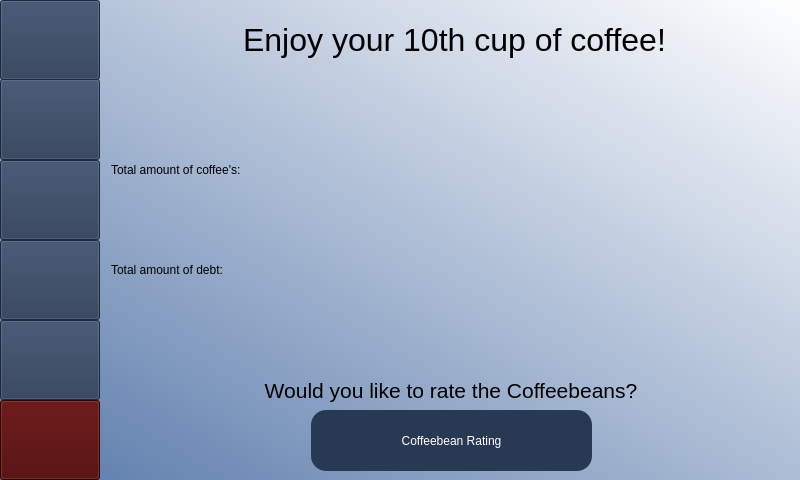
<?xml version="1.0" encoding="UTF-8"?>
<ui version="4.0">
 <class>MainWindow</class>
 <widget class="QMainWindow" name="MainWindow">
  <property name="geometry">
   <rect>
    <x>0</x>
    <y>0</y>
    <width>800</width>
    <height>480</height>
   </rect>
  </property>
  <property name="windowTitle">
   <string>MainWindow</string>
  </property>
  <property name="styleSheet">
   <string notr="true">QWidget#centralwidget{
background-color: qlineargradient(spread:reflect, x1:0, y1:1, x2:1, y2:0, stop:0 rgba(89, 122, 170, 255), stop:1 rgba(255, 255, 255, 255));}</string>
  </property>
  <widget class="QWidget" name="centralwidget">
   <layout class="QHBoxLayout" name="horizontalLayout" stretch="1,7">
    <property name="spacing">
     <number>1</number>
    </property>
    <property name="sizeConstraint">
     <enum>QLayout::SetDefaultConstraint</enum>
    </property>
    <property name="leftMargin">
     <number>0</number>
    </property>
    <property name="topMargin">
     <number>0</number>
    </property>
    <property name="rightMargin">
     <number>0</number>
    </property>
    <property name="bottomMargin">
     <number>0</number>
    </property>
    <item>
     <widget class="QWidget" name="sidebar" native="true">
      <property name="styleSheet">
       <string notr="true">QWidget#centralwidget{
background-color: qlineargradient(spread:reflect, x1:0, y1:1, x2:1, y2:0, stop:0 rgba(89, 122, 170, 255), stop:1 rgba(255, 255, 255, 255));}</string>
      </property>
      <widget class="QPushButton" name="btnProfileSidebar">
       <property name="geometry">
        <rect>
         <x>0</x>
         <y>0</y>
         <width>100</width>
         <height>80</height>
        </rect>
       </property>
       <property name="styleSheet">
        <string notr="true">background-color: rgb(40, 57, 83); 
color: white;
font: 16pt &quot;Lora&quot;;</string>
       </property>
       <property name="text">
        <string/>
       </property>
       <property name="icon">
        <iconset>
         <normaloff>images/settings.png</normaloff>images/settings.png</iconset>
       </property>
       <property name="iconSize">
        <size>
         <width>70</width>
         <height>70</height>
        </size>
       </property>
      </widget>
      <widget class="QPushButton" name="btnExitSidebar">
       <property name="geometry">
        <rect>
         <x>0</x>
         <y>400</y>
         <width>100</width>
         <height>80</height>
        </rect>
       </property>
       <property name="styleSheet">
        <string notr="true">background-color: rgb(74, 0, 0);
color: white;
font: 16pt &quot;Lora&quot;;</string>
       </property>
       <property name="text">
        <string/>
       </property>
       <property name="icon">
        <iconset>
         <normaloff>images/exit.png</normaloff>images/exit.png</iconset>
       </property>
       <property name="iconSize">
        <size>
         <width>60</width>
         <height>60</height>
        </size>
       </property>
      </widget>
      <widget class="QPushButton" name="btnStatsSidebar">
       <property name="geometry">
        <rect>
         <x>0</x>
         <y>79</y>
         <width>100</width>
         <height>81</height>
        </rect>
       </property>
       <property name="styleSheet">
        <string notr="true">background-color: rgb(40, 57, 83); 
color: white;
font: 16pt &quot;Lora&quot;;</string>
       </property>
       <property name="text">
        <string/>
       </property>
       <property name="icon">
        <iconset>
         <normaloff>images/analytics.png</normaloff>images/analytics.png</iconset>
       </property>
       <property name="iconSize">
        <size>
         <width>60</width>
         <height>60</height>
        </size>
       </property>
      </widget>
      <widget class="QPushButton" name="btnRatingSidebar">
       <property name="geometry">
        <rect>
         <x>0</x>
         <y>160</y>
         <width>100</width>
         <height>80</height>
        </rect>
       </property>
       <property name="styleSheet">
        <string notr="true">background-color: rgb(40, 57, 83); 
color: white;
font: 16pt &quot;Lora&quot;;</string>
       </property>
       <property name="text">
        <string/>
       </property>
       <property name="icon">
        <iconset>
         <normaloff>images/rating.png</normaloff>images/rating.png</iconset>
       </property>
       <property name="iconSize">
        <size>
         <width>60</width>
         <height>60</height>
        </size>
       </property>
      </widget>
      <widget class="QPushButton" name="btnResourcesSidebar">
       <property name="geometry">
        <rect>
         <x>0</x>
         <y>240</y>
         <width>100</width>
         <height>80</height>
        </rect>
       </property>
       <property name="styleSheet">
        <string notr="true">background-color: rgb(40, 57, 83); 
color: white;
font: 16pt &quot;Lora&quot;;</string>
       </property>
       <property name="text">
        <string/>
       </property>
       <property name="icon">
        <iconset>
         <normaloff>images/milk-box.png</normaloff>images/milk-box.png</iconset>
       </property>
       <property name="iconSize">
        <size>
         <width>60</width>
         <height>60</height>
        </size>
       </property>
      </widget>
      <widget class="QPushButton" name="btnRefillSidebar">
       <property name="geometry">
        <rect>
         <x>0</x>
         <y>320</y>
         <width>100</width>
         <height>80</height>
        </rect>
       </property>
       <property name="styleSheet">
        <string notr="true">background-color: rgb(40, 57, 83); 
color: white;
font: 16pt &quot;Lora&quot;;</string>
       </property>
       <property name="text">
        <string/>
       </property>
       <property name="icon">
        <iconset>
         <normaloff>images/coffee-filter.png</normaloff>images/coffee-filter.png</iconset>
       </property>
       <property name="iconSize">
        <size>
         <width>60</width>
         <height>60</height>
        </size>
       </property>
      </widget>
     </widget>
    </item>
    <item>
     <widget class="QWidget" name="billingPage" native="true">
      <property name="styleSheet">
       <string notr="true">QWidget#centralwidget{
background-color: qlineargradient(spread:reflect, x1:0, y1:1, x2:1, y2:0, stop:0 rgba(89, 122, 170, 255), stop:1 rgba(255, 255, 255, 255));}</string>
      </property>
      <widget class="QLabel" name="lblEnjoy">
       <property name="geometry">
        <rect>
         <x>18</x>
         <y>10</y>
         <width>671</width>
         <height>61</height>
        </rect>
       </property>
       <property name="styleSheet">
        <string notr="true">font: 36pt &quot;Oswald&quot;; color:rgb(0, 0, 0)</string>
       </property>
       <property name="text">
        <string>&lt;html&gt;&lt;head/&gt;&lt;body&gt;&lt;p align=&quot;center&quot;&gt;&lt;span style=&quot; font-size:24pt;&quot;&gt;Enjoy your 10th cup of coffee!&lt;/span&gt;&lt;/p&gt;&lt;/body&gt;&lt;/html&gt;</string>
       </property>
      </widget>
      <widget class="QLabel" name="lblAmountOfDebt">
       <property name="geometry">
        <rect>
         <x>10</x>
         <y>230</y>
         <width>350</width>
         <height>80</height>
        </rect>
       </property>
       <property name="text">
        <string>Total amount of debt:</string>
       </property>
       <property name="wordWrap">
        <bool>true</bool>
       </property>
      </widget>
      <widget class="QLabel" name="lblRateBeans">
       <property name="geometry">
        <rect>
         <x>150</x>
         <y>370</y>
         <width>400</width>
         <height>41</height>
        </rect>
       </property>
       <property name="styleSheet">
        <string notr="true">font: 36pt &quot;Oswald&quot;; color:rgb(0, 0, 0)</string>
       </property>
       <property name="text">
        <string>&lt;html&gt;&lt;head/&gt;&lt;body&gt;&lt;p align=&quot;center&quot;&gt;&lt;span style=&quot; font-size:16pt;&quot;&gt;Would you like to rate the Coffeebeans?&lt;/span&gt;&lt;/p&gt;&lt;/body&gt;&lt;/html&gt;</string>
       </property>
      </widget>
      <widget class="QLabel" name="iconCoffee">
       <property name="geometry">
        <rect>
         <x>254</x>
         <y>90</y>
         <width>191</width>
         <height>191</height>
        </rect>
       </property>
       <property name="font">
        <font>
         <family>Lora</family>
         <pointsize>10</pointsize>
         <weight>50</weight>
         <italic>false</italic>
         <bold>false</bold>
        </font>
       </property>
       <property name="styleSheet">
        <string notr="true">font: 10pt &quot;Lora&quot;;</string>
       </property>
       <property name="text">
        <string/>
       </property>
       <property name="pixmap">
        <pixmap>images/coffee-cup.png</pixmap>
       </property>
       <property name="scaledContents">
        <bool>true</bool>
       </property>
      </widget>
      <widget class="QPushButton" name="btnRating">
       <property name="geometry">
        <rect>
         <x>210</x>
         <y>410</y>
         <width>281</width>
         <height>61</height>
        </rect>
       </property>
       <property name="styleSheet">
        <string notr="true">border-radius:15px;
background-color: rgb(40, 57, 83); 
color: white;
font: 16pt &quot;Lora&quot;;</string>
       </property>
       <property name="text">
        <string>Coffeebean Rating</string>
       </property>
       <property name="icon">
        <iconset>
         <normaloff>images/rating.png</normaloff>images/rating.png</iconset>
       </property>
       <property name="iconSize">
        <size>
         <width>40</width>
         <height>40</height>
        </size>
       </property>
      </widget>
      <widget class="QWidget" name="chartContainer" native="true">
       <property name="geometry">
        <rect>
         <x>280</x>
         <y>60</y>
         <width>401</width>
         <height>311</height>
        </rect>
       </property>
      </widget>
      <widget class="QLabel" name="lblAmountOfCoffees">
       <property name="geometry">
        <rect>
         <x>10</x>
         <y>130</y>
         <width>350</width>
         <height>80</height>
        </rect>
       </property>
       <property name="text">
        <string>Total amount of coffee's:</string>
       </property>
       <property name="wordWrap">
        <bool>true</bool>
       </property>
      </widget>
     </widget>
    </item>
   </layout>
  </widget>
  <action name="actionLogin">
   <property name="icon">
    <iconset>
     <normaloff>images/log-in.png</normaloff>images/log-in.png</iconset>
   </property>
   <property name="text">
    <string>Login</string>
   </property>
  </action>
  <action name="actionSign_up">
   <property name="icon">
    <iconset>
     <normaloff>images/sign-up.png</normaloff>images/sign-up.png</iconset>
   </property>
   <property name="text">
    <string>Sign up</string>
   </property>
  </action>
  <action name="actionStats">
   <property name="icon">
    <iconset>
     <normaloff>images/analytics.png</normaloff>images/analytics.png</iconset>
   </property>
   <property name="text">
    <string>Stats</string>
   </property>
  </action>
  <action name="actionResources">
   <property name="icon">
    <iconset>
     <normaloff>images/milk-box.png</normaloff>images/milk-box.png</iconset>
   </property>
   <property name="text">
    <string>Resources</string>
   </property>
  </action>
  <action name="actionProfile">
   <property name="checkable">
    <bool>true</bool>
   </property>
   <property name="icon">
    <iconset>
     <normaloff>images/settings.png</normaloff>images/settings.png</iconset>
   </property>
   <property name="text">
    <string>Profile</string>
   </property>
   <property name="font">
    <font/>
   </property>
  </action>
  <action name="actionRefill">
   <property name="icon">
    <iconset>
     <normaloff>images/coffee-filter.png</normaloff>images/coffee-filter.png</iconset>
   </property>
   <property name="text">
    <string>Refill</string>
   </property>
  </action>
  <action name="actionRating">
   <property name="icon">
    <iconset>
     <normaloff>images/rating.png</normaloff>images/rating.png</iconset>
   </property>
   <property name="text">
    <string>Rating</string>
   </property>
  </action>
 </widget>
 <resources/>
 <connections/>
</ui>
